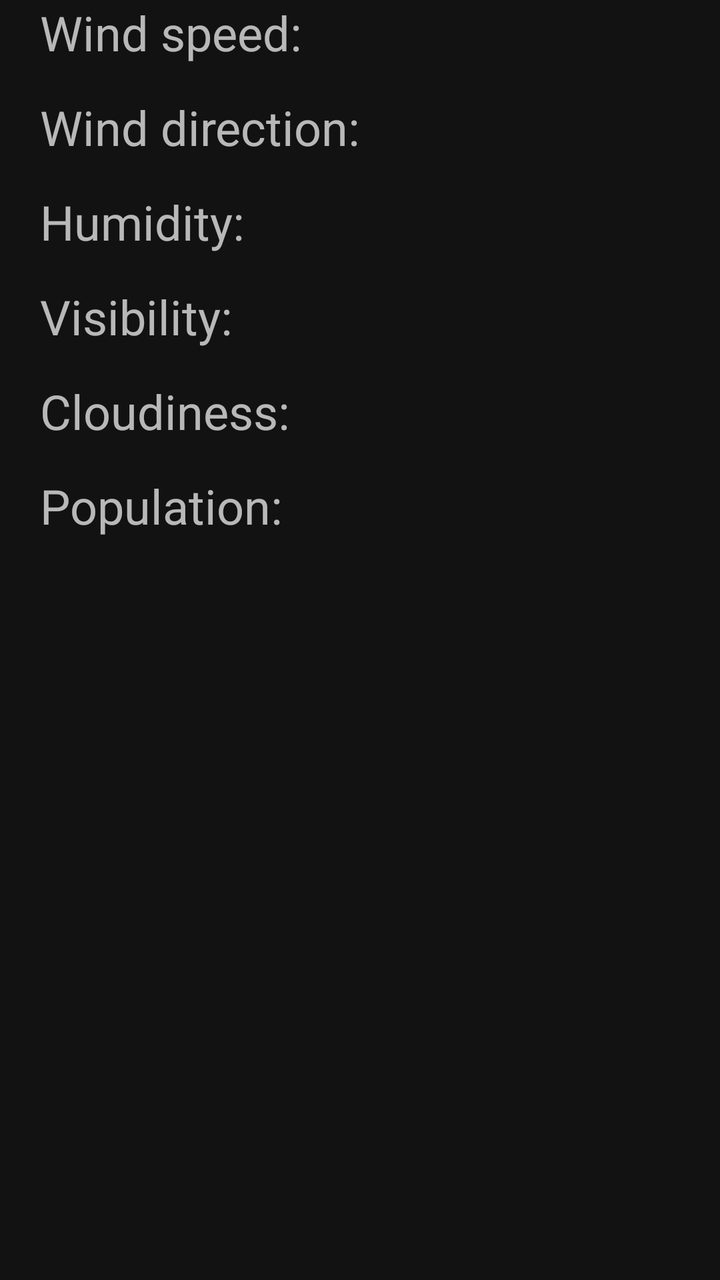
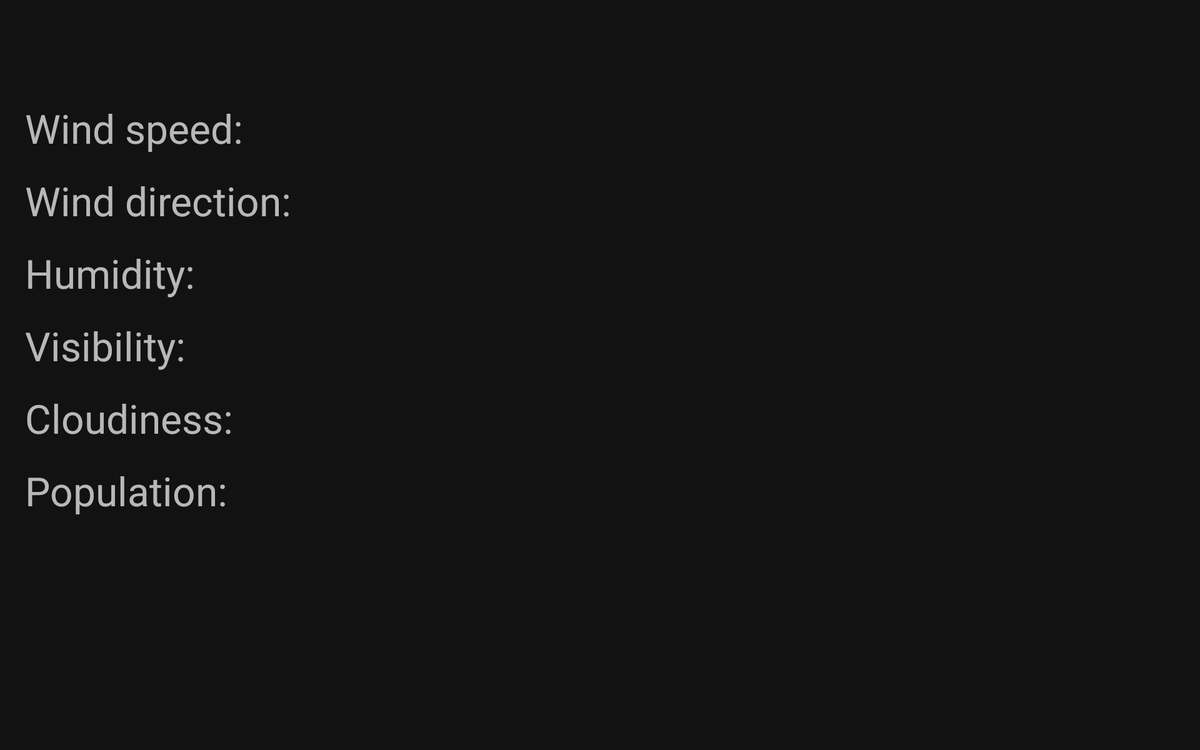

First picture: res/layout/ on a phone held upright. Second picture: the repository's own variant of that layout, on a device whose configuration matches the variant's folder. Source for both follows.
<!-- AndroidManifest.xml: application theme Theme.AstroWeather -->
<!-- res/layout/fragment_weather_extended.xml -->
<?xml version="1.0" encoding="utf-8"?>
<androidx.constraintlayout.widget.ConstraintLayout xmlns:android="http://schemas.android.com/apk/res/android"
    xmlns:tools="http://schemas.android.com/tools"
    xmlns:app="http://schemas.android.com/apk/res-auto"

    android:layout_width="match_parent"
    android:layout_height="match_parent"
    android:layout_margin="10dp"

    tools:context=".fragments.WeatherFragment">


    <androidx.constraintlayout.widget.Guideline
        android:id="@+id/guideline2"
        android:layout_width="wrap_content"
        android:layout_height="wrap_content"
        android:orientation="vertical"
        app:layout_constraintGuide_begin="20dp" />

    <androidx.constraintlayout.widget.Guideline
        android:id="@+id/guideline4"
        android:layout_width="wrap_content"
        android:layout_height="wrap_content"
        android:orientation="vertical"
        app:layout_constraintGuide_end="20dp" />

    <TextView
        android:id="@+id/textView15"
        android:layout_width="wrap_content"
        android:layout_height="wrap_content"
        android:layout_marginTop="25dp"
        android:text="@string/wind_strength"

        android:textSize="24sp"
        app:layout_constraintStart_toStartOf="@+id/guideline2"
        app:layout_constraintTop_toBottomOf="@+id/textView10" />

    <TextView
        android:id="@+id/textView18"
        android:layout_width="wrap_content"
        android:layout_height="wrap_content"
        android:layout_marginTop="15dp"
        android:textSize="24sp"

        android:text="@string/wind_direction"
        app:layout_constraintStart_toStartOf="@+id/textView15"
        app:layout_constraintTop_toBottomOf="@+id/textView15" />

    <TextView
        android:id="@+id/textView20"
        android:layout_width="wrap_content"
        android:layout_height="wrap_content"
        android:textSize="24sp"

        android:layout_marginTop="15dp"
        android:text="@string/humidity"
        app:layout_constraintStart_toStartOf="@+id/textView18"
        app:layout_constraintTop_toBottomOf="@+id/textView18" />

    <TextView
        android:id="@+id/textView21"
        android:layout_width="wrap_content"
        android:layout_height="wrap_content"
        android:layout_marginTop="15dp"
        android:text="@string/visibility"

        android:textSize="24sp"
        app:layout_constraintStart_toStartOf="@+id/textView20"
        app:layout_constraintTop_toBottomOf="@+id/textView20" />

    <TextView
        android:id="@+id/humidity"
        android:layout_width="wrap_content"
        android:layout_height="0dp"
        app:layout_constraintBottom_toBottomOf="@+id/textView20"
        app:layout_constraintEnd_toStartOf="@+id/guideline4"
        app:layout_constraintTop_toTopOf="@+id/textView20" />

    <TextView
        android:id="@+id/wind_strength"
        android:layout_width="wrap_content"
        android:layout_height="wrap_content"
        app:layout_constraintBottom_toBottomOf="@+id/textView15"
        app:layout_constraintEnd_toStartOf="@+id/guideline4"
        app:layout_constraintTop_toTopOf="@+id/textView15" />

    <TextView
        android:id="@+id/wind_direction"
        android:layout_width="wrap_content"
        android:layout_height="wrap_content"
        app:layout_constraintBottom_toBottomOf="@+id/textView18"
        app:layout_constraintEnd_toStartOf="@+id/guideline4"
        app:layout_constraintTop_toTopOf="@+id/textView18" />

    <TextView
        android:id="@+id/visibility"
        android:layout_width="wrap_content"
        android:layout_height="wrap_content"
        app:layout_constraintBottom_toBottomOf="@+id/textView21"
        app:layout_constraintEnd_toStartOf="@+id/guideline4"
        app:layout_constraintTop_toTopOf="@+id/textView21" />

    <TextView
        android:id="@+id/textView19"
        android:layout_width="wrap_content"
        android:layout_height="wrap_content"
        android:layout_marginTop="15dp"
        android:text="@string/clouds"
        android:textSize="24sp"
        app:layout_constraintStart_toStartOf="@+id/textView21"
        app:layout_constraintTop_toBottomOf="@+id/textView21" />

    <TextView
        android:id="@+id/clouds"
        android:layout_width="wrap_content"
        android:layout_height="wrap_content"
        app:layout_constraintBottom_toBottomOf="@+id/textView19"
        app:layout_constraintEnd_toStartOf="@+id/guideline4"
        app:layout_constraintTop_toTopOf="@+id/textView19" />

    <TextView
        android:id="@+id/textView24"
        android:layout_width="wrap_content"
        android:layout_height="wrap_content"
        android:layout_marginTop="15dp"
        android:text="@string/population"
        android:textSize="24sp"
        app:layout_constraintStart_toStartOf="@+id/guideline2"
        app:layout_constraintTop_toBottomOf="@+id/textView19" />

    <TextView
        android:id="@+id/population"
        android:layout_width="wrap_content"
        android:layout_height="wrap_content"
        app:layout_constraintBottom_toBottomOf="@+id/textView24"
        app:layout_constraintEnd_toStartOf="@+id/guideline4"
        app:layout_constraintTop_toTopOf="@+id/textView24" />


</androidx.constraintlayout.widget.ConstraintLayout>
<!-- resources referenced by this layout -->
<resources>
  <string name="clouds">Cloudiness: </string>
  <string name="humidity">Humidity: </string>
  <string name="population">Population: </string>
  <string name="visibility">Visibility: </string>
  <string name="wind_direction">Wind direction: </string>
  <string name="wind_strength">Wind speed: </string>
  <style name="Theme.AstroWeather" parent="Theme.MaterialComponents.NoActionBar">
          
          <item name="colorPrimary">@color/black</item>
  
          <item name="android:statusBarColor" tools:targetApi="l">?attr/colorPrimary</item>
  
      </style>
  <color name="black">#FF000000</color>
</resources>
<!-- res/layout-large-land/fragment_weather_extended.xml (the author's variant of the layout above) -->
<!-- drawn on a 7-inch tablet turned sideways -->
<?xml version="1.0" encoding="utf-8"?>
<androidx.constraintlayout.widget.ConstraintLayout xmlns:android="http://schemas.android.com/apk/res/android"
    xmlns:tools="http://schemas.android.com/tools"
    xmlns:app="http://schemas.android.com/apk/res-auto"

    android:layout_width="match_parent"
    android:layout_height="match_parent"
    android:layout_margin="10dp"

    tools:context=".fragments.WeatherFragment">


    <androidx.constraintlayout.widget.Guideline
        android:id="@+id/guideline2"
        android:layout_width="wrap_content"
        android:layout_height="wrap_content"
        android:orientation="vertical"
        app:layout_constraintGuide_begin="20dp" />

    <androidx.constraintlayout.widget.Guideline
        android:id="@+id/guideline4"
        android:layout_width="wrap_content"
        android:layout_height="wrap_content"
        android:orientation="vertical"
        app:layout_constraintGuide_end="20dp" />

    <TextView
        android:id="@+id/textView15"
        android:layout_width="wrap_content"
        android:layout_height="wrap_content"

        android:layout_marginTop="25dp"
        android:text="@string/wind_strength"
        android:textSize="32sp"
        app:layout_constraintStart_toStartOf="@+id/guideline2"
        app:layout_constraintTop_toBottomOf="@+id/textView25" />

    <TextView
        android:id="@+id/textView18"
        android:layout_width="wrap_content"
        android:layout_height="wrap_content"
        android:layout_marginTop="15dp"
        android:textSize="32sp"

        android:text="@string/wind_direction"
        app:layout_constraintStart_toStartOf="@+id/textView15"
        app:layout_constraintTop_toBottomOf="@+id/textView15" />

    <TextView
        android:id="@+id/textView20"
        android:layout_width="wrap_content"
        android:layout_height="wrap_content"
        android:textSize="32sp"

        android:layout_marginTop="15dp"
        android:text="@string/humidity"
        app:layout_constraintStart_toStartOf="@+id/textView18"
        app:layout_constraintTop_toBottomOf="@+id/textView18" />

    <TextView
        android:id="@+id/textView21"
        android:layout_width="wrap_content"
        android:layout_height="wrap_content"
        android:layout_marginTop="15dp"
        android:text="@string/visibility"

        android:textSize="32sp"
        app:layout_constraintStart_toStartOf="@+id/textView20"
        app:layout_constraintTop_toBottomOf="@+id/textView20" />

    <TextView
        android:id="@+id/humidity"
        android:layout_width="wrap_content"
        android:layout_height="0dp"
        android:textSize="28sp"
        app:layout_constraintBottom_toBottomOf="@+id/textView20"
        app:layout_constraintEnd_toStartOf="@+id/guideline4"
        app:layout_constraintTop_toTopOf="@+id/textView20" />

    <TextView
        android:id="@+id/wind_strength"
        android:layout_width="wrap_content"
        android:layout_height="wrap_content"
        android:textSize="28sp"

        app:layout_constraintBottom_toBottomOf="@+id/textView15"
        app:layout_constraintEnd_toStartOf="@+id/guideline4"
        app:layout_constraintTop_toTopOf="@+id/textView15" />

    <TextView
        android:id="@+id/wind_direction"
        android:layout_width="wrap_content"
        android:layout_height="wrap_content"
        android:textSize="28sp"

        app:layout_constraintBottom_toBottomOf="@+id/textView18"
        app:layout_constraintEnd_toStartOf="@+id/guideline4"
        app:layout_constraintTop_toTopOf="@+id/textView18" />

    <TextView
        android:id="@+id/visibility"
        android:layout_width="wrap_content"
        android:layout_height="wrap_content"
        android:textSize="28sp"

        app:layout_constraintBottom_toBottomOf="@+id/textView21"
        app:layout_constraintEnd_toStartOf="@+id/guideline4"
        app:layout_constraintTop_toTopOf="@+id/textView21" />

    <TextView
        android:id="@+id/textView19"
        android:layout_width="wrap_content"
        android:layout_height="wrap_content"
        android:layout_marginTop="15dp"
        android:text="@string/clouds"
        android:textSize="32sp"
        app:layout_constraintStart_toStartOf="@+id/textView21"
        app:layout_constraintTop_toBottomOf="@+id/textView21" />

    <TextView
        android:id="@+id/clouds"
        android:layout_width="wrap_content"
        android:layout_height="wrap_content"
        android:textSize="28sp"

        app:layout_constraintBottom_toBottomOf="@+id/textView19"
        app:layout_constraintEnd_toStartOf="@+id/guideline4"
        app:layout_constraintTop_toTopOf="@+id/textView19" />

    <TextView
        android:id="@+id/textView24"
        android:layout_width="wrap_content"
        android:layout_height="wrap_content"
        android:layout_marginTop="15dp"
        android:text="@string/population"
        android:textSize="32sp"
        app:layout_constraintStart_toStartOf="@+id/guideline2"
        app:layout_constraintTop_toBottomOf="@+id/textView19" />

    <TextView
        android:id="@+id/population"
        android:textSize="28sp"
        android:layout_width="wrap_content"
        android:layout_height="wrap_content"
        app:layout_constraintBottom_toBottomOf="@+id/textView24"
        app:layout_constraintEnd_toStartOf="@+id/guideline4"
        app:layout_constraintTop_toTopOf="@+id/textView24" />

    <TextView
        android:id="@+id/textView25"
        android:layout_width="wrap_content"
        android:layout_height="wrap_content"
        android:text="TextView"
        android:textSize="42sp"
        android:visibility="invisible"
        app:layout_constraintStart_toStartOf="@+id/guideline2"
        app:layout_constraintTop_toTopOf="parent" />


</androidx.constraintlayout.widget.ConstraintLayout>
